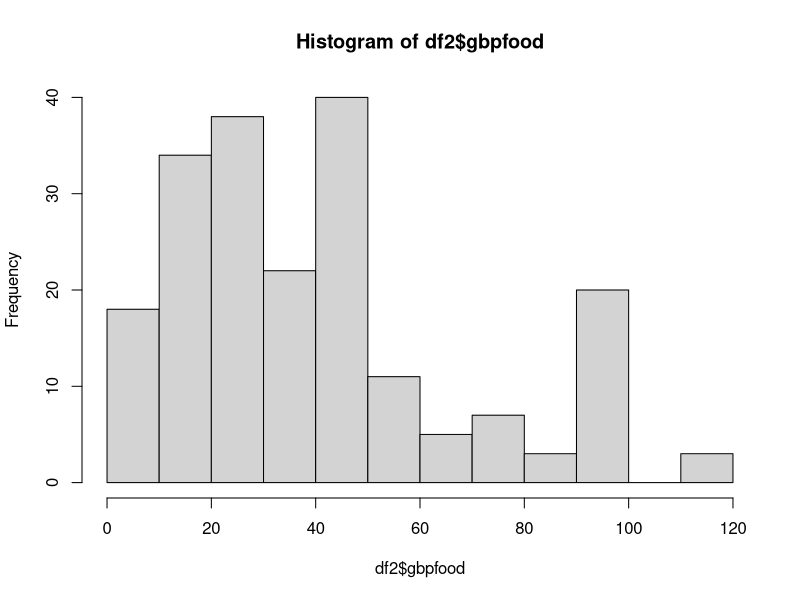
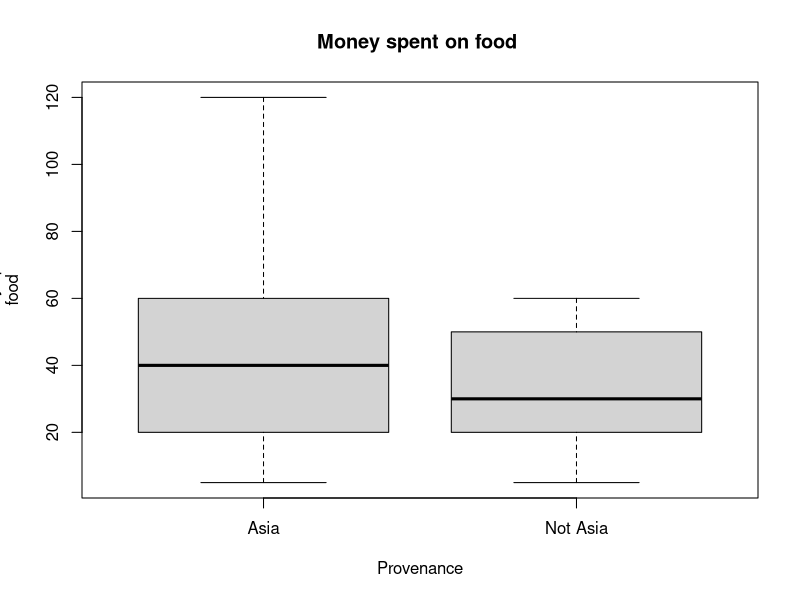

Reproduce these figures in R, in order.
library(readr) 
survey_data <- read_csv("survey_data.csv")
df<-survey_data
names(df)[7] <- "award"
names(df)[8] <- "gender"
names(df)[9] <- "height"
names(df)[10] <- "continent"
names(df)[11] <- "pe_minutes"
names(df)[12] <- "miles"
names(df)[13] <- "gbptransport"
names(df)[14] <- "get2campusminutes"
names(df)[15] <- "gbpfood"

df$isAsian<-
  ifelse(df$continent=="Asia","Asia","Not Asia")
df2<-subset(df,gbpfood<150)

hist(df2$gbpfood)
#Having put the limit at 150 we get something
#that is a bit normal but not convincingly. (If we
#had put the limit at 80 it does appear more
#normal but still not very good.
t.test(df2$gbpfood ~ df2$isAsian)
wilcox.test(df2$gbpfood ~ df2$isAsian) 


#The diagram used for comparison of means is a
#box plot
boxplot(df2$gbpfood ~ df2$isAsian, xlab =
          "Provenance", ylab = "£s weekly spent on
food", main = "Money spent on food ")